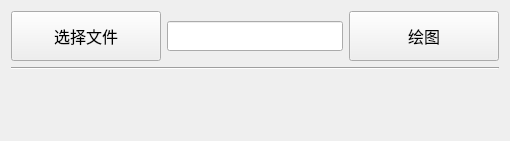
          <widget class="QWidget" name="tab_20">
           <attribute name="title">
            <string>频域波形绘图工具</string>
           </attribute>
           <layout class="QVBoxLayout" name="verticalLayout_16">
            <item>
             <layout class="QHBoxLayout" name="horizontalLayout_11">
              <item>
               <widget class="QPushButton" name="pushButton_45">
                <property name="minimumSize">
                 <size>
                  <width>150</width>
                  <height>50</height>
                 </size>
                </property>
                <property name="maximumSize">
                 <size>
                  <width>150</width>
                  <height>16777215</height>
                 </size>
                </property>
                <property name="font">
                 <font>
                  <pointsize>12</pointsize>
                 </font>
                </property>
                <property name="cursor">
                 <cursorShape>PointingHandCursor</cursorShape>
                </property>
                <property name="styleSheet">
                 <string notr="true"/>
                </property>
                <property name="text">
                 <string>选择文件</string>
                </property>
               </widget>
              </item>
              <item>
               <widget class="QLineEdit" name="lineEdit_13">
                <property name="font">
                 <font>
                  <family>Times New Roman</family>
                  <pointsize>14</pointsize>
                  <weight>75</weight>
                  <bold>true</bold>
                 </font>
                </property>
               </widget>
              </item>
              <item>
               <widget class="QPushButton" name="pushButton_46">
                <property name="minimumSize">
                 <size>
                  <width>150</width>
                  <height>50</height>
                 </size>
                </property>
                <property name="maximumSize">
                 <size>
                  <width>150</width>
                  <height>16777215</height>
                 </size>
                </property>
                <property name="font">
                 <font>
                  <pointsize>12</pointsize>
                 </font>
                </property>
                <property name="cursor">
                 <cursorShape>PointingHandCursor</cursorShape>
                </property>
                <property name="styleSheet">
                 <string notr="true"/>
                </property>
                <property name="text">
                 <string>绘图</string>
                </property>
               </widget>
              </item>
             </layout>
            </item>
            <item>
             <widget class="Line" name="line_24">
              <property name="orientation">
               <enum>Qt::Horizontal</enum>
              </property>
             </widget>
            </item>
            <item>
             <layout class="QVBoxLayout" name="verticalLayout_15">
              <item>
               <widget class="QLabel" name="label_7">
                <property name="text">
                 <string/>
                </property>
               </widget>
              </item>
              <item>
               <spacer name="verticalSpacer_10">
                <property name="orientation">
                 <enum>Qt::Vertical</enum>
                </property>
                <property name="sizeHint" stdset="0">
                 <size>
                  <width>20</width>
                  <height>40</height>
                 </size>
                </property>
               </spacer>
              </item>
             </layout>
            </item>
           </layout>
          </widget>
